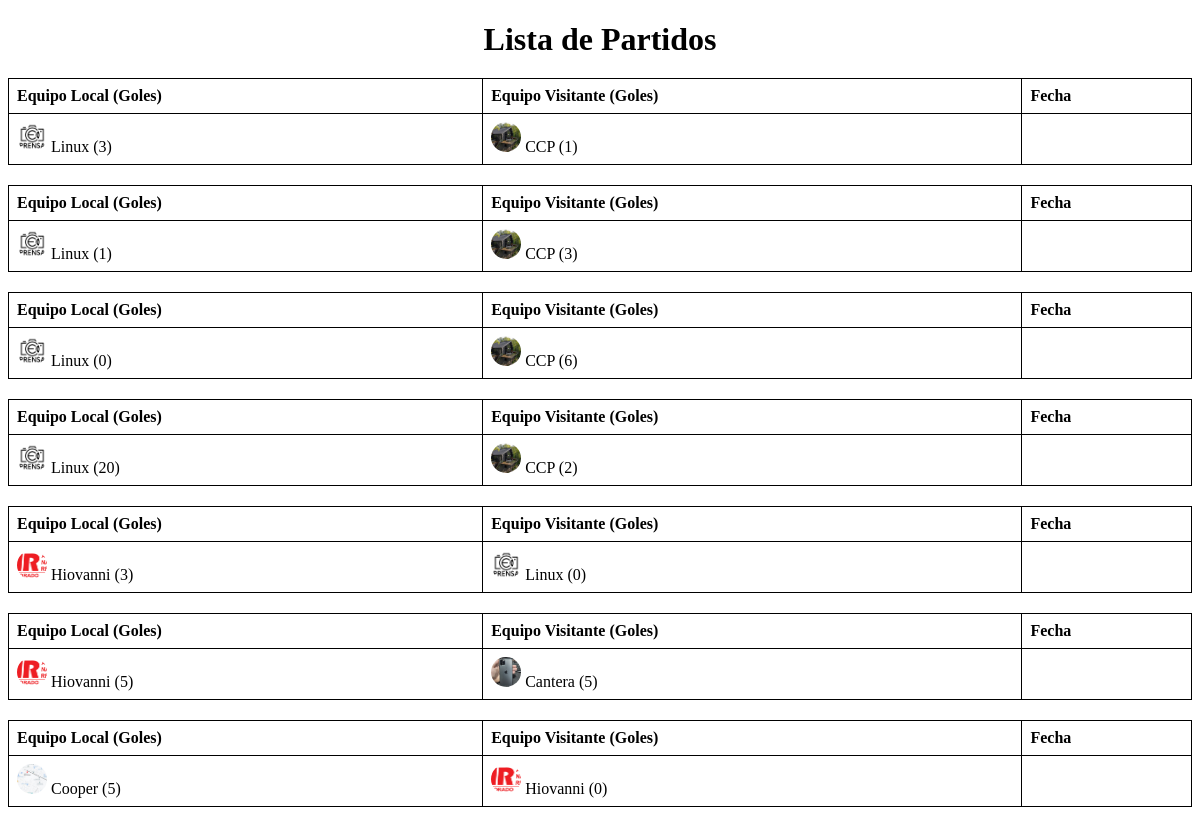
The app's page /partidos/ with its own data.
### cping23/models.py (models this page shows, shortened)
class Partido(models.Model):
    equipo_local = models.ForeignKey(Equipo, on_delete=models.CASCADE, related_name='partidos_local')
    equipo_visitante = models.ForeignKey(Equipo, on_delete=models.CASCADE, related_name='partidos_visitante')
    goles_local = models.PositiveIntegerField()
    goles_visitante = models.PositiveIntegerField()

class Equipo(models.Model):
    nombre = models.CharField(max_length=100)
    imagen = models.ImageField(blank=True, null=True)

### cping23/views.py (the view)
# urls.py: path('partidos/', views.lista_partidos, name='partidos'),
def lista_partidos(request):
    partidos = Partido.objects.all()
    return render(request, 'partidos.html', {'partidos': partidos})

### templates/partidos.html (shortened to what this page needs)
{% load static %}
<!DOCTYPE html>
<html>
<head>
    <link rel="stylesheet" type="text/css" href="{% static 'css/style.css' %}">
</head>
<body>
    <h1>Lista de Partidos</h1>
    <div id="partidos-container">
        {% for partido in partidos %}
            <div class="partido-container">
                <table class="partido">
                    <thead>
                        <tr>
                            <th>Equipo Local (Goles)</th>
                            <th>Equipo Visitante (Goles)</th>
                            <th>Fecha</th>
                        </tr>
                    </thead>
                    <tbody>
                        <tr>
                            <td>
                                {% if partido.equipo_local.imagen %}
                                    <img src="{{ partido.equipo_local.imagen.url }}" alt="" class="equipo-img">
                                {% endif %}
                                {{ partido.equipo_local.nombre }} ({{ partido.goles_local }})
                            </td>
                            <td>
                                {% if partido.equipo_visitante.imagen %}
                                    <img src="{{ partido.equipo_visitante.imagen.url }}" alt="" class="equipo-img">
                                {% endif %}
                                {{ partido.equipo_visitante.nombre }} ({{ partido.goles_visitante }})
                            </td>
                            <td>{{ partido.fecha }}</td>
                        </tr>
                    </tbody>
                </table>
            </div>
        {% endfor %}
    </div>
</body>
</html>

### templates/static/css/style.css (style rules this page uses)
table { width: 100%; border-collapse: collapse; }
th, td { padding: 8px; text-align: left; border-bottom: 1px solid black; border-left: 1px solid black; border-right: 1px solid black; border-top: 1px solid black; }
h1 { text-align: center; margin-bottom: 20px; }
.equipo-img { width: 30px; height: 30px; object-fit: cover; border-radius: 50%; }

### templates/partidos.html (style rules this page uses)
.partido-container { margin-bottom: 20px; }
.partido { border-radius: 5px; transition: background-color 0.3s; }

### records on screen
Partido: equipo_local.imagen (picture), equipo_local.nombre "Linux", goles_local "3", equipo_visitante.imagen (picture), equipo_visitante.nombre "CCP", goles_visitante "1"
Partido: equipo_local.imagen (picture), equipo_local.nombre "Linux", goles_local "1", equipo_visitante.imagen (picture), equipo_visitante.nombre "CCP", goles_visitante "3"
Partido: equipo_local.imagen (picture), equipo_local.nombre "Linux", goles_local "0", equipo_visitante.imagen (picture), equipo_visitante.nombre "CCP", goles_visitante "6"
Partido: equipo_local.imagen (picture), equipo_local.nombre "Linux", goles_local "20", equipo_visitante.imagen (picture), equipo_visitante.nombre "CCP", goles_visitante "2"
Partido: equipo_local.imagen (picture), equipo_local.nombre "Hiovanni", goles_local "3", equipo_visitante.imagen (picture), equipo_visitante.nombre "Linux", goles_visitante "0"
Partido: equipo_local.imagen (picture), equipo_local.nombre "Hiovanni", goles_local "5", equipo_visitante.imagen (picture), equipo_visitante.nombre "Cantera", goles_visitante "5"
Partido: equipo_local.imagen (picture), equipo_local.nombre "Cooper", goles_local "5", equipo_visitante.imagen (picture), equipo_visitante.nombre "Hiovanni", goles_visitante "0"
